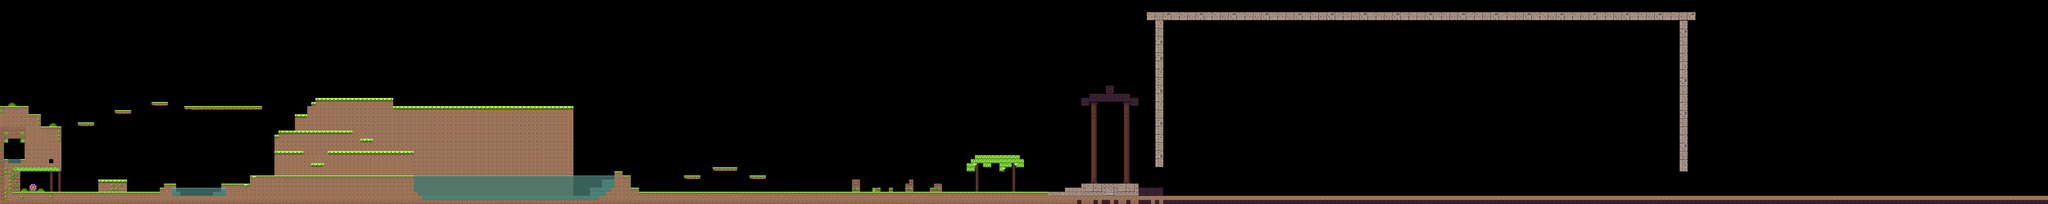

Rendered tile map (Tiled .tmx) drawn with the repository's tilesets; below, a short description and the map source with its tile grids summarised:
An orthogonal 500x50 tile map with 32x32 px tiles, 3 tile layers (Level, Background, Foreground), 2 tilesets.

<map version="1.0" orientation="orthogonal" renderorder="right-down" width="500" height="50" tilewidth="32" tileheight="32" nextobjectid="6">
 <tileset firstgid="1" name="phaser-tileset" tilewidth="32" tileheight="32">
  <image source="../../tilesets/phaser-tileset.png" width="1218" height="386" />
 </tileset>
 <tileset firstgid="457" name="phaser-tileset-small" tilewidth="32" tileheight="32">
  <image source="../../tilesets/phaser-tileset-small.png" width="1218" height="386" />
  <terraintypes>
   <terrain name="New Terrain" tile="-1" />
  </terraintypes>
 </tileset>
 <layer name="Level" width="500" height="50">
  <data>[25000 cells, 2342 non-empty, 70 distinct tile ids]</data>
 </layer>
 <layer name="Background" width="500" height="50">
  <data>[25000 cells, 1412 non-empty, 30 distinct tile ids]</data>
 </layer>
 <layer name="Foreground" width="500" height="50">
  <data>[25000 cells, 346 non-empty, 23 distinct tile ids]</data>
 </layer>
</map>